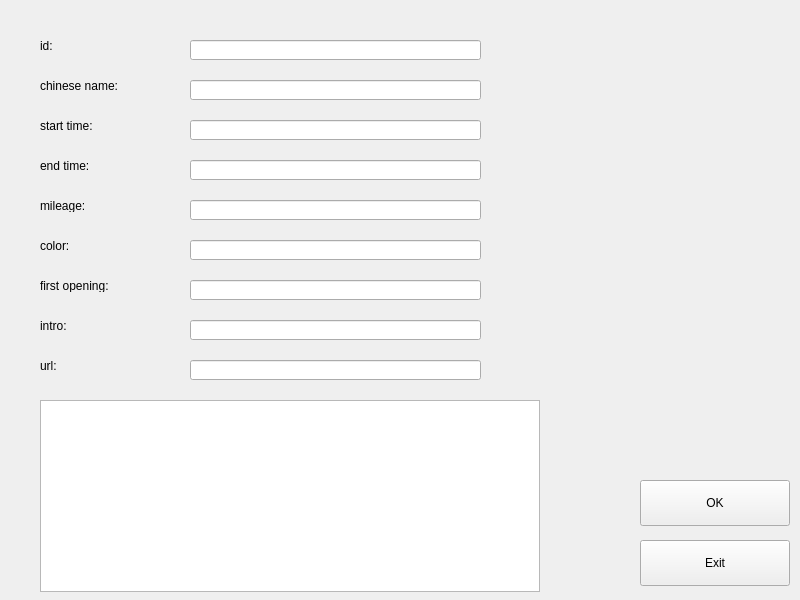
<?xml version="1.0" encoding="UTF-8"?>
<ui version="4.0">
 <class>modify_L</class>
 <widget class="QWidget" name="modify_L">
  <property name="geometry">
   <rect>
    <x>0</x>
    <y>0</y>
    <width>800</width>
    <height>600</height>
   </rect>
  </property>
  <property name="windowTitle">
   <string>Form</string>
  </property>
  <widget class="QLabel" name="id">
   <property name="geometry">
    <rect>
     <x>40</x>
     <y>40</y>
     <width>18</width>
     <height>12</height>
    </rect>
   </property>
   <property name="text">
    <string>id:</string>
   </property>
  </widget>
  <widget class="QLabel" name="name">
   <property name="geometry">
    <rect>
     <x>40</x>
     <y>80</y>
     <width>78</width>
     <height>12</height>
    </rect>
   </property>
   <property name="text">
    <string>chinese name:</string>
   </property>
  </widget>
  <widget class="QLabel" name="start">
   <property name="geometry">
    <rect>
     <x>40</x>
     <y>120</y>
     <width>66</width>
     <height>12</height>
    </rect>
   </property>
   <property name="text">
    <string>start time:</string>
   </property>
  </widget>
  <widget class="QLabel" name="end">
   <property name="geometry">
    <rect>
     <x>40</x>
     <y>160</y>
     <width>54</width>
     <height>12</height>
    </rect>
   </property>
   <property name="text">
    <string>end time:</string>
   </property>
  </widget>
  <widget class="QLabel" name="mileage">
   <property name="geometry">
    <rect>
     <x>40</x>
     <y>200</y>
     <width>48</width>
     <height>12</height>
    </rect>
   </property>
   <property name="text">
    <string>mileage:</string>
   </property>
  </widget>
  <widget class="QLabel" name="open">
   <property name="geometry">
    <rect>
     <x>40</x>
     <y>280</y>
     <width>84</width>
     <height>12</height>
    </rect>
   </property>
   <property name="text">
    <string>first opening:</string>
   </property>
  </widget>
  <widget class="QLabel" name="intro">
   <property name="geometry">
    <rect>
     <x>40</x>
     <y>320</y>
     <width>36</width>
     <height>12</height>
    </rect>
   </property>
   <property name="text">
    <string>intro:</string>
   </property>
  </widget>
  <widget class="QLabel" name="color">
   <property name="geometry">
    <rect>
     <x>40</x>
     <y>240</y>
     <width>36</width>
     <height>12</height>
    </rect>
   </property>
   <property name="text">
    <string>color:</string>
   </property>
  </widget>
  <widget class="QLabel" name="url">
   <property name="geometry">
    <rect>
     <x>40</x>
     <y>360</y>
     <width>24</width>
     <height>12</height>
    </rect>
   </property>
   <property name="text">
    <string>url:</string>
   </property>
  </widget>
  <widget class="QPushButton" name="OK">
   <property name="geometry">
    <rect>
     <x>640</x>
     <y>480</y>
     <width>150</width>
     <height>46</height>
    </rect>
   </property>
   <property name="text">
    <string>OK</string>
   </property>
  </widget>
  <widget class="QPushButton" name="Exit">
   <property name="geometry">
    <rect>
     <x>640</x>
     <y>540</y>
     <width>150</width>
     <height>46</height>
    </rect>
   </property>
   <property name="text">
    <string>Exit</string>
   </property>
  </widget>
  <widget class="QTextBrowser" name="out">
   <property name="geometry">
    <rect>
     <x>40</x>
     <y>400</y>
     <width>500</width>
     <height>192</height>
    </rect>
   </property>
  </widget>
  <widget class="QLineEdit" name="id_input">
   <property name="geometry">
    <rect>
     <x>190</x>
     <y>40</y>
     <width>291</width>
     <height>20</height>
    </rect>
   </property>
  </widget>
  <widget class="QLineEdit" name="name_input">
   <property name="geometry">
    <rect>
     <x>190</x>
     <y>80</y>
     <width>291</width>
     <height>20</height>
    </rect>
   </property>
  </widget>
  <widget class="QLineEdit" name="start_input">
   <property name="geometry">
    <rect>
     <x>190</x>
     <y>120</y>
     <width>291</width>
     <height>20</height>
    </rect>
   </property>
  </widget>
  <widget class="QLineEdit" name="end_input">
   <property name="geometry">
    <rect>
     <x>190</x>
     <y>160</y>
     <width>291</width>
     <height>20</height>
    </rect>
   </property>
  </widget>
  <widget class="QLineEdit" name="mileage_input">
   <property name="geometry">
    <rect>
     <x>190</x>
     <y>200</y>
     <width>291</width>
     <height>20</height>
    </rect>
   </property>
  </widget>
  <widget class="QLineEdit" name="color_input">
   <property name="geometry">
    <rect>
     <x>190</x>
     <y>240</y>
     <width>291</width>
     <height>20</height>
    </rect>
   </property>
  </widget>
  <widget class="QLineEdit" name="open_input">
   <property name="geometry">
    <rect>
     <x>190</x>
     <y>280</y>
     <width>291</width>
     <height>20</height>
    </rect>
   </property>
  </widget>
  <widget class="QLineEdit" name="intro_input">
   <property name="geometry">
    <rect>
     <x>190</x>
     <y>320</y>
     <width>291</width>
     <height>20</height>
    </rect>
   </property>
  </widget>
  <widget class="QLineEdit" name="url_input">
   <property name="geometry">
    <rect>
     <x>190</x>
     <y>360</y>
     <width>291</width>
     <height>20</height>
    </rect>
   </property>
  </widget>
 </widget>
 <resources/>
 <connections/>
</ui>
